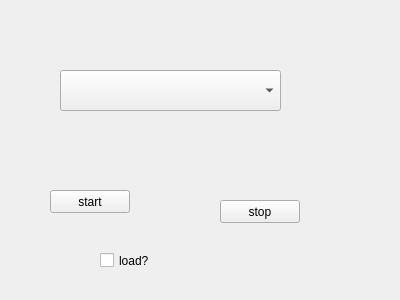
<?xml version="1.0" encoding="UTF-8"?>
<ui version="4.0">
 <class>Action</class>
 <widget class="QWidget" name="Action">
  <property name="geometry">
   <rect>
    <x>0</x>
    <y>0</y>
    <width>400</width>
    <height>300</height>
   </rect>
  </property>
  <property name="windowTitle">
   <string>Action</string>
  </property>
  <widget class="QComboBox" name="comboBox">
   <property name="geometry">
    <rect>
     <x>60</x>
     <y>70</y>
     <width>221</width>
     <height>41</height>
    </rect>
   </property>
  </widget>
  <widget class="QPushButton" name="startButton">
   <property name="geometry">
    <rect>
     <x>50</x>
     <y>190</y>
     <width>80</width>
     <height>23</height>
    </rect>
   </property>
   <property name="text">
    <string>start</string>
   </property>
  </widget>
  <widget class="QPushButton" name="stopButton">
   <property name="geometry">
    <rect>
     <x>220</x>
     <y>200</y>
     <width>80</width>
     <height>23</height>
    </rect>
   </property>
   <property name="text">
    <string>stop</string>
   </property>
  </widget>
  <widget class="QCheckBox" name="checkBox">
   <property name="geometry">
    <rect>
     <x>100</x>
     <y>240</y>
     <width>111</width>
     <height>41</height>
    </rect>
   </property>
   <property name="text">
    <string>load?</string>
   </property>
  </widget>
 </widget>
 <layoutdefault spacing="6" margin="11"/>
 <resources/>
 <connections/>
</ui>
